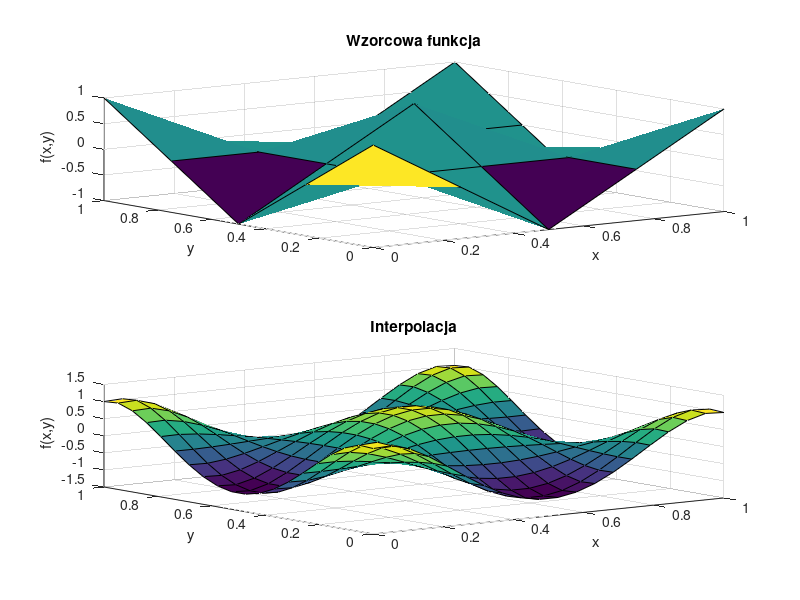

Source code (MATLAB):
function [M,N,P,R,x_coarse,y_coarse,F_coarse,x_fine,y_fine,F_fine] = zadanie4()
P = 20; % liczba unikalnych współrzędnych x punktów dla których będzie obliczana interpolacja
R = 20; % liczba unikalnych współrzędnych y punktów dla których będzie obliczana interpolacja
M = 5; % liczba węzłów interpolacji wzdłuż osi X (stopień wielomianu zmiennej x: M-1)
N = 5; % liczba węzłów interpolacji wzdłuż osi Y (stopień wielomianu zmiennej y: N-1)

% Generowanie węzłów interpolacji na płaszczyźnie
x_coarse = linspace(0, 1, M);
y_coarse = linspace(0, 1, N);
[X_coarse, Y_coarse] = meshgrid(x_coarse, y_coarse);

% Wyznaczenie wartości funkcji oryginalnej w węzłach
F_coarse =  -cos(2*pi*X_coarse) .* -cos(2*pi*Y_coarse); % zadanie A: zmień definicję funkcji interpolowanej

MN = M*N;
xvec_coarse = reshape(X_coarse, MN, 1);
yvec_coarse = reshape(Y_coarse, MN, 1);
fvec_coarse = reshape(F_coarse, MN, 1);

% Macierz Vandermonde'a dla interpolacji 2d
V = zeros(M*N, M*N);
for i = 0:(M-1)
    for j = 0:(N-1)
        V(:, i*N + j + 1) = xvec_coarse.^i .* yvec_coarse.^j;
    end
end

% Współczynniki wielomianu interpolacyjnego
coeffs = V \ fvec_coarse;

% Obliczanie wartości funkcji interpolującej na gęstszej siatce
x_fine = linspace(0, 1, P);
y_fine = linspace(0, 1, R);
[X_fine, Y_fine] = meshgrid(x_fine, y_fine);

F_fine = zeros(size(X_fine));
% zadanie B: zdefiniuj obliczenia wartości wielomianu interpolującego. Rezultat obliczeń zapisz w zmiennej F_fine.

for i = 0:(M-1)
    for j = 0:(N-1)
        F_fine = F_fine + coeffs(i*N + j + 1) * X_fine.^i .* Y_fine.^j;
    end
end


subplot(2,1,1);
    surf(X_coarse, Y_coarse, F_coarse);
    title('Wzorcowa funkcja');
    xlabel('x');
    ylabel('y');
    zlabel('f(x,y)');

    subplot(2,1,2);
    surf(X_fine, Y_fine, F_fine);
    title('Interpolacja');
    xlabel('x');
    ylabel('y');
    zlabel('f(x,y)');
print('zadanie4','-dpng')

end